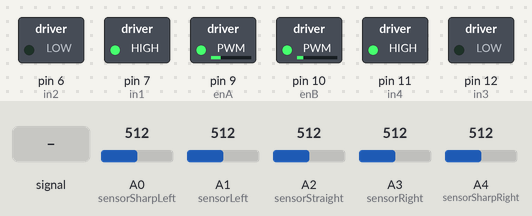
Simulated run of this sketch. Board: Arduino Uno, built with avr-gcc and run on an emulated ATmega328P. Shown: switched loads named in the sketch (green lamp = pin HIGH). The test bench sets the inputs (shaded band); at power-on: A4 (sensorSharpRight) = 512, A0 (sensorSharpLeft) = 512, A1 (sensorLeft) = 512, A2 (sensorStraight) = 512, A3 (sensorRight) = 512.

Above: at 1.2 s.
1.3 s: A4 (sensorSharpRight) set to 161
2.8 s: A4 (sensorSharpRight) set to 138
4.3 s: A3 (sensorRight) fed a 200 Hz sine of ±460 counts around its level
Timing chart, 0 to 7.3 s (numbered marks = the images above; inputs shaded):
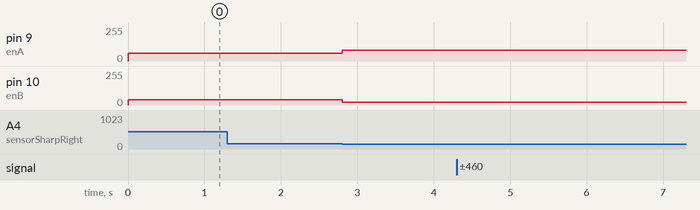

The sketch:

safe2.ino
```cpp
#define enA 9                    //enable motor A  (left)
#define enB 10                   //enable motor B  (right)
#define in1 7                    //for motor A
#define in2 6                    //for motor A
#define in3 12                   //for motor B
#define in4 11                   //for motor B
#define button 2
#define kd_read A5


#define sensorSharpLeft A0
#define sensorSharpRight A4
#define sensorLeft A1
#define sensorRight A3
#define sensorStraight A2

// this byte array to read the line sensors  { sharpLeft, left, center, right, sharpRight }
short sensorReading[] = {0, 0, 0, 0, 0};

// the mode represents the state of the car    0 -> idle    1 -> moving   2 -> stopping   (3 -> intersection ??)
int mode = 0;              // to tell which mode we are on
int previousPress;         // this var and the next for debouncing
int currentPress;
int error= 0;              // the error from the PID
int previousError = 0;
bool hasStarted = true;     // to tell that the car has started moving
int p=0;
int d=0;
int kp=5;
int kd =2;
int cnt = 0;


unsigned long t1, t0;

// this function returns an integer representing the error type
  // 0 -> goStraight  00100
  // -1 -> goLeft  01100                   1 -> goRight    00110
  // -2 -> goVeryLeft  01000               2 -> goVeryRight  00010
  // -3 -> goLittleLeftSharp  11000        3 -> goLittleRightSharp  00011
  // -4 -> goVeryLeftSharp  10000          4 -> goVeryRightSharp  00001
int PID(short* LFSensor){


  if((LFSensor[0]== 0 )&&(LFSensor[1]== 0 )&&(LFSensor[2]== 0 )&&(LFSensor[3]== 0 )&&(LFSensor[4]== 1 )) return 4;

  else if((LFSensor[0]== 0 )&&(LFSensor[1]== 0 )&&(LFSensor[2]== 0 )&&(LFSensor[3]== 1 )&&(LFSensor[4]== 1 )) return 3;

  else if((LFSensor[0]== 0 )&&(LFSensor[1]== 0 )&&(LFSensor[2]== 0 )&&(LFSensor[3]== 1 )&&(LFSensor[4]== 0 )) return 2;

  else if((LFSensor[0]== 0 )&&(LFSensor[1]== 0 )&&(LFSensor[2]== 1 )&&(LFSensor[3]== 1 )&&(LFSensor[4]== 0 )) return 1;

  else if((LFSensor[0]== 0 )&&(LFSensor[1]== 0 )&&(LFSensor[2]== 1 )&&(LFSensor[3]== 0 )&&(LFSensor[4]== 0 )) return 0;

  else if((LFSensor[0]== 0 )&&(LFSensor[1]== 1 )&&(LFSensor[2]== 1 )&&(LFSensor[3]== 0 )&&(LFSensor[4]== 0 )) return -1;

  else if((LFSensor[0]== 0 )&&(LFSensor[1]== 1 )&&(LFSensor[2]== 0 )&&(LFSensor[3]== 0 )&&(LFSensor[4]== 0 )) return -2;

  else if((LFSensor[0]== 1 )&&(LFSensor[1]== 1 )&&(LFSensor[2]== 0 )&&(LFSensor[3]== 0 )&&(LFSensor[4]== 0 )) return -3;

  else if((LFSensor[0]== 1 )&&(LFSensor[1]== 0 )&&(LFSensor[2]== 0 )&&(LFSensor[3]== 0 )&&(LFSensor[4]== 0 )) return -4;

  return error;


}


int new_pid() {
  int err =  error;
  p = err;
  d = err - previousError;

  previousError = err;
  return kp * p + kd * d;

}

// thresholding the sensorReading array
void thresholdSensor(){
  int threshold = 150;
  for (int i=0 ; i<5; i++){
    sensorReading[i] = (sensorReading[i] < threshold)? 1 : 0;
    //Serial.print(sensorReading[i]);
  }

  //Serial.println();
}

void checkButton(){
  previousPress = currentPress;
  currentPress = digitalRead(button);
}


// check the mode of the car every iteration
// note (case of intersection still need to be handled)
int checkMode(){


  if(mode == 0){
    //checkButton();
    /*if(previousPress == HIGH && currentPress == LOW){
      hasStarted = false;
      return 1;
    }
    return 0;*/
    t1 = millis();
  while(abs(t1 - t0) > 1){
    t0 = millis();
    }

    hasStarted = false;

    return 1;
  }

  else if(mode == 1){
    if ((sensorReading[0]== 0 )&&(sensorReading[1]== 1 )&&(sensorReading[2]== 1 )&&(sensorReading[3]== 1 )&&(sensorReading[4]== 0 ) && hasStarted) {
        return 2;
    }
    if(cnt==10)
    {
      hasStarted = true;
      cnt =0;
    }
    else
      cnt++;

    return 1;
  }


  else if(mode == 2){

    return 2;
  }
  return 2;

}


void decideSpeed(int speed_1) {
  int initSpeed = 60;
  //int initSpeed_after_corr = 55;

  const int initialLeft = 60;
  const int initialRight = 40;

 int speed_A = 0;
 int speed_B = 0;

 if(error == 4 || error == 3 || error == -4 || error == -3)
  {
    //initSpeed_after_corr = 60;

    speed_A = initialLeft + speed_1;  //45
    speed_B = initialRight - speed_1;  // 65

    /*if( speed_A >100 ){
      speed_A = 80;
    }*/
    if( speed_A <= 38 ){
      speed_A = 50;
    }
      /*if(speed_B <= 35){
      speed_B = 60;
     }*/
     if(speed_B >= 22){
      speed_B = 50;
     }

    /*Serial.println("left motor: ");  Serial.println(initialLeft);
      Serial.println("right motor: "); Serial.println(initialRight);*/


    analogWrite(enA, speed_A);   // left motor

     analogWrite(enB, speed_B);   // right motor

  }
  else if (error == 1 || error == 2 || error == -2 || error == -1) {
     analogWrite(enA, initialLeft - 20 + speed_1 );   // left motor
    analogWrite(enB, initialRight + 10 - speed_1 );   // right motor
  }
  else{
    analogWrite(enA, initialLeft);   // left motor
    //analogWrite(enA, initSpeed + 30 );   // left motor
    //delay(20);
    analogWrite(enB, initialRight);   // right motor

    /*Serial.println("left motor: ");  Serial.println(initSpeed + speed_1);
     Serial.println("right motor: "); Serial.println(initSpeed - speed_1);*/
  }

}


void setup() {
  // put your setup code here, to run once:
  Serial.begin(9600);
  // line sensor pins
  pinMode(A3, INPUT);
  pinMode(A4, INPUT);
  pinMode(A0, INPUT);
  pinMode(A2, INPUT);
  pinMode(A1, INPUT);
  pinMode(A5, INPUT);

  // motor pins
  pinMode(enA, OUTPUT);
  pinMode(enB, OUTPUT);
  pinMode(in1, OUTPUT);
  pinMode(in2, OUTPUT);
  pinMode(in3, OUTPUT);
  pinMode(in4, OUTPUT);
  //attachInterrupt(1, checkButton, RISING);


  previousPress = LOW;
  currentPress = LOW;

  // making the two motors at zero speed
  analogWrite(enA, 0);   // left motor
  analogWrite(enB, 0);   // right motor

//ASSUMING ONE DIRECTION ONLYYYYY
//IE (WHEN SHARP TURNING LEFT, WE HOLD ONE MOTOR AT SPEED 0 WHILE THE OTHER AT ANY SMALL SPEED)
  digitalWrite(in1, HIGH);
  digitalWrite(in2, LOW);


  t1 = 0;
  t0 = 0;

  //kp = map(analogRead(kd_read), 0, 1023, 0, 30);

  //Serial.println(kd);

  digitalWrite(in3, LOW);
  digitalWrite(in4, HIGH);

  pinMode(button, INPUT);
  digitalWrite(button, LOW);

}

void loop() {
  // put your main code here, to run repeatedly:
  //kp = map(analogRead(kd_read), 0, 1023, 0, 30);
  //Serial.println(kp);

  t1 = millis();
  //delay(40);

  sensorReading[2] = analogRead(sensorStraight);
  t1 = millis();
  while(abs(t1 - t0) > 1){
    t0 = millis();
  }
  t1 = millis();


  sensorReading[1] = analogRead(sensorLeft);
  t1 = millis();
  while(abs(t1 - t0) > 1){
    t0 = millis();
  }

  t1 = millis();
  sensorReading[3] = analogRead(sensorRight);
   t1 = millis();
  while(abs(t1 - t0) > 1){
    t0 = millis();
  }

  t1 = millis();
  sensorReading[0] = analogRead(sensorSharpLeft);
   t1 = millis();
  while(abs(t1 - t0) > 1){
    t0 = millis();
  }

  t1 = millis();
  sensorReading[4] = analogRead(sensorSharpRight);
   t1 = millis();
  while(abs(t1 - t0) > 1){
    t0 = millis();
  }

  // printing the line sensor readings
  /*
  Serial.print(sensorReading[0]);
  Serial.print("   ");
  Serial.print(sensorReading[1]);
  Serial.print("    ");
  Serial.print(sensorReading[2]);
  Serial.print("    ");
  Serial.print(sensorReading[3]);
  Serial.print("    ");
  Serial.print(sensorReading[4]);
  Serial.print("    ");
  Serial.println();*/
  //delay(20);


  thresholdSensor();
  //mode = checkMode();

  // case of moving

  //if (mode == 1){
    error = PID(sensorReading);

    decideSpeed(new_pid());
//    Serial.println(error);
  //}

// case of stopping
 /* else if(mode == 2) {
   analogWrite(enA, 0);   // left motor
   analogWrite(enB, 0);   // right motor
 }*/

 //Serial.print("mode = ");  Serial.print(mode);  Serial.println();


}
```

Measured:
- after the input at 2.8 s, pin 9 (enA): 60/255 → 80/255 at once; pin 10 (enB): 40/255 → 20/255 at once
